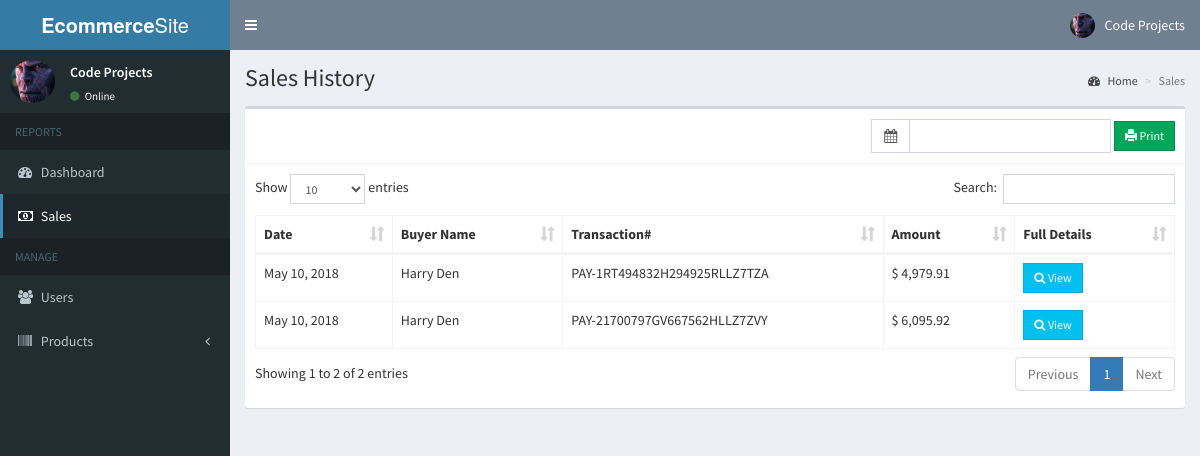
The page /admin/sales.php (signed in) on the database its author committed.
### tables this page shows
CREATE TABLE IF NOT EXISTS `users` (
  `id` int(11) NOT NULL AUTO_INCREMENT,
  `email` varchar(200) NOT NULL,
  `password` varchar(60) NOT NULL,
  `type` int(1) NOT NULL,
  `firstname` varchar(50) NOT NULL,
  `lastname` varchar(50) NOT NULL,
  `address` text NOT NULL,
  `contact_info` varchar(100) NOT NULL,
  `photo` varchar(200) NOT NULL,
  `status` int(1) NOT NULL,
  `activate_code` varchar(15) NOT NULL,
  `reset_code` varchar(15) NOT NULL,
  `created_on` date NOT NULL,
  PRIMARY KEY (`id`)
);

CREATE TABLE IF NOT EXISTS `sales` (
  `id` int(11) NOT NULL AUTO_INCREMENT,
  `user_id` int(11) NOT NULL,
  `pay_id` varchar(50) NOT NULL,
  `sales_date` date NOT NULL,
  PRIMARY KEY (`id`)
);

### admin/includes/session.php (called while the page is built, shortened)
<?php
	include '../includes/conn.php';
	$conn = $pdo->open();
	$stmt = $conn->prepare("SELECT * FROM users WHERE id=:id");
	$stmt->execute(['id'=>$_SESSION['admin']]);
	$admin = $stmt->fetch();
?>

### admin/sales.php (the view, shortened to what this page needs)
<?php include 'includes/session.php'; ?>
<?php include 'includes/header.php'; ?>
<body class="hold-transition skin-blue sidebar-mini">
<div class="wrapper">
  <?php include 'includes/navbar.php'; ?>
  <?php include 'includes/menubar.php'; ?>
  <div class="content-wrapper">
    <section class="content-header">
      <h1>
        Sales History
      </h1>
      <ol class="breadcrumb">
        <li><a href="#"><i class="fa fa-dashboard"></i> Home</a></li>
        <li class="active">Sales</li>
      </ol>
    </section>
    <section class="content">
      <div class="row">
        <div class="col-xs-12">
          <div class="box">
            <div class="box-header with-border">
              <div class="pull-right">
                <form method="POST" class="form-inline" action="sales_print.php">
                  <div class="input-group">
                    <div class="input-group-addon">
                      <i class="fa fa-calendar"></i>
                    </div>
                    <input type="text" class="form-control pull-right col-sm-8" id="reservation" name="date_range">
                  </div>
                  <button type="submit" class="btn btn-success btn-sm btn-flat" name="print"><span class="glyphicon glyphicon-print"></span> Print</button>
                </form>
              </div>
            </div>
            <div class="box-body">
              <table id="example1" class="table table-bordered">
                <thead>
                  <th>Date</th>
                  <th>Buyer Name</th>
                  <th>Transaction#</th>
                  <th>Amount</th>
                  <th>Full Details</th>
                </thead>
                <tbody>
                  <?php
                    $conn = $pdo->open();
                    try{
                      $stmt = $conn->prepare("SELECT *, sales.id AS salesid FROM sales LEFT JOIN users ON users.id=sales.user_id ORDER BY sales_date DESC");
                      $stmt->execute();
                      foreach($stmt as $row){
                        $stmt = $conn->prepare("SELECT * FROM details LEFT JOIN products ON products.id=details.product_id WHERE details.sales_id=:id");
                        $stmt->execute(['id'=>$row['salesid']]);
                        $total = 0;
                        foreach($stmt as $details){
                          $subtotal = $details['price']*$details['quantity'];
                          $total += $subtotal;
                        }
                        echo "
                          <tr>
                            <td class='hidden'></td>
                            <td>".date('M d, Y', strtotime($row['sales_date']))."</td>
                            <td>".$row['firstname'].' '.$row['lastname']."</td>
                            <td>".$row['pay_id']."</td>
                            <td>&#36; ".number_format($total, 2)."</td>
                            <td><button type='button' class='btn btn-info btn-sm btn-flat transact' data-id='".$row['salesid']."'><i class='fa fa-search'></i> View</button></td>
                          </tr>
                        ";
                      }
                    }
                    catch(PDOException $e){
                      echo $e->getMessage();
                    }
                  ?>
                </tbody>
              </table>
            </div>
          </div>
        </div>
      </div>
    </section>
  </div>
</div>
</body>
</html>

### admin/includes/navbar.php (shortened to what this page needs)
<header class="main-header">
  <a href="#" class="logo">
    <span class="logo-lg"><b>Ecommerce</b>Site</span>
  </a>
  <nav class="navbar navbar-static-top">
    <a href="#" class="sidebar-toggle" data-toggle="push-menu" role="button">
    </a>
    <div class="navbar-custom-menu">
      <ul class="nav navbar-nav">
        <li class="dropdown user user-menu">
          <a href="#" class="dropdown-toggle" data-toggle="dropdown">
            <img src="<?php echo (!empty($admin['photo'])) ? '../images/'.$admin['photo'] : '../images/profile.jpg'; ?>" class="user-image" alt="User Image">
            <span class="hidden-xs"><?php echo $admin['firstname'].' '.$admin['lastname']; ?></span>
          </a>
        </li>
      </ul>
    </div>
  </nav>
</header>

### admin/includes/menubar.php (shortened to what this page needs)
<aside class="main-sidebar">
  <section class="sidebar">
    <div class="user-panel">
      <div class="pull-left image">
        <img src="<?php echo (!empty($admin['photo'])) ? '../images/'.$admin['photo'] : '../images/profile.jpg'; ?>" class="img-circle" alt="User Image">
      </div>
      <div class="pull-left info">
        <p><?php echo $admin['firstname'].' '.$admin['lastname']; ?></p>
        <a><i class="fa fa-circle text-success"></i> Online</a>
      </div>
    </div>
    <ul class="sidebar-menu" data-widget="tree">
      <li class="header">REPORTS</li>
      <li><a href="home.php"><i class="fa fa-dashboard"></i> <span>Dashboard</span></a></li>
      <li><a href="sales.php"><i class="fa fa-money"></i> <span>Sales</span></a></li>
      <li class="header">MANAGE</li>
      <li><a href="users.php"><i class="fa fa-users"></i> <span>Users</span></a></li>
      <li class="treeview">
        <a href="#">
          <i class="fa fa-barcode"></i>
          <span>Products</span>
          <span class="pull-right-container">
            <i class="fa fa-angle-left pull-right"></i>
          </span>
        </a>
      </li>
    </ul>
  </section>
</aside>

### rows shown on the page
users: photo (picture), firstname "Code", lastname "Projects"
sales: sales_date "May 10, 2018", user.firstname "Harry", user.lastname "Den", pay "PAY-1RT494832H294925RLLZ7TZA", total "4,979.91"
sales: sales_date "May 10, 2018", user.firstname "Harry", user.lastname "Den", pay "PAY-21700797GV667562HLLZ7ZVY", total "6,095.92"
